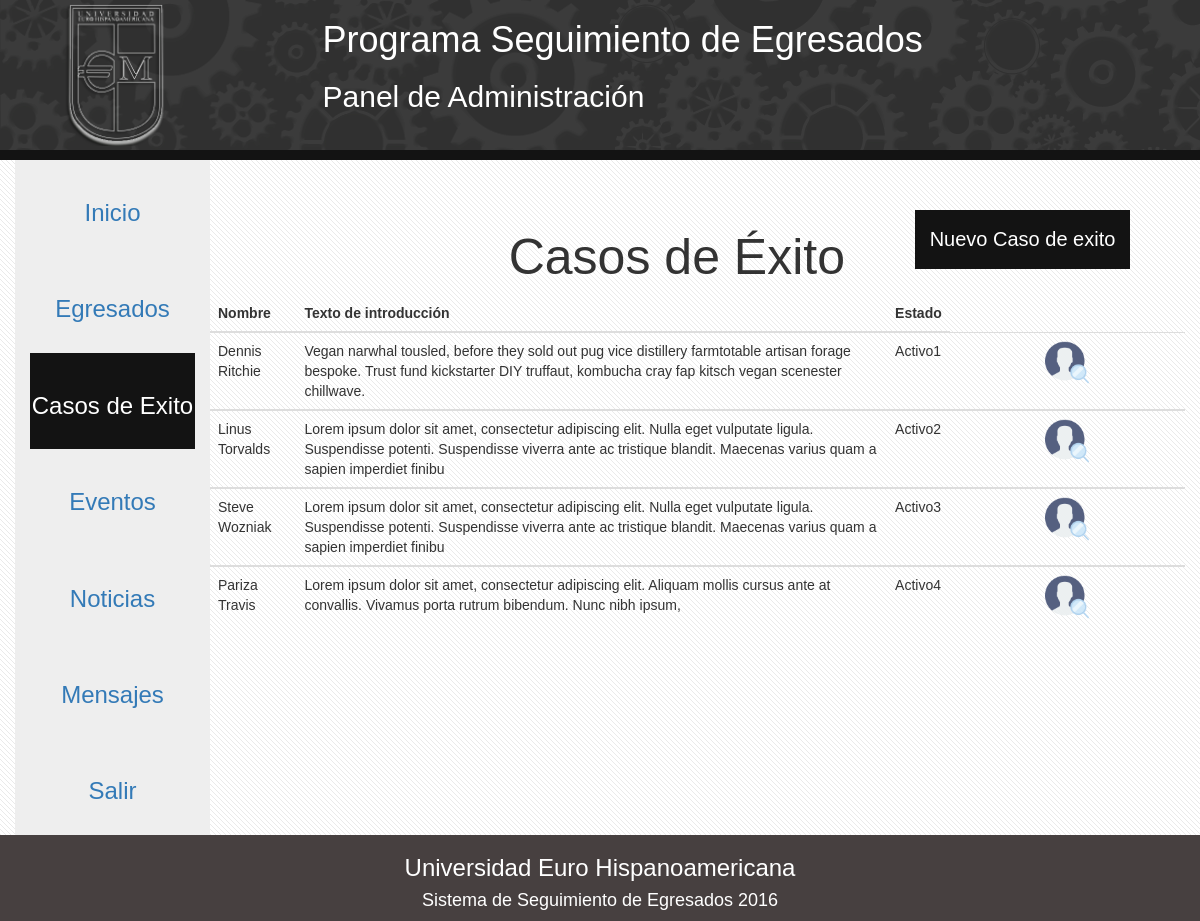
Screenshot of /admin/casosdeexito.php with the database file from the repository.
### tables this page shows
CREATE TABLE `casoexito` (
  `id_caso` int(11) NOT NULL,
  `nombre_caso` varchar(36) NOT NULL,
  `texto1` varchar(200) NOT NULL,
  `img1` text NOT NULL,
  `img2` text NOT NULL,
  `img3` text NOT NULL,
  `imgpie1` varchar(100) NOT NULL,
  `imgpie2` varchar(50) NOT NULL,
  `texto2` text NOT NULL,
  `texto3` text NOT NULL,
  `texto4` text NOT NULL,
  `texto5` text NOT NULL,
  `fecha` varchar(10) NOT NULL,
  `estado` varchar(8) NOT NULL
);

### admin/casosdeexito.php (the view, shortened to what this page needs)
<?php
include "cabecera.inc";
include "../config/config.inc";
$conexion = mysqli_connect($servidor, $usuario, $contrasena, $basededatos);
mysqli_set_charset($conexion, "utf8");
$peticion = "SELECT * FROM casoexito";
$resultado = mysqli_query($conexion, $peticion);
?>
<a href="admin.php">
							<div class="opcion">
								<h3 class="text-center">Inicio</h3>
							</div>
						</a>
						<a href="egresados.php">
							<div class="opcion">
								<h3 class="text-center">Egresados</h3>
							</div>
						</a>
						<a href="">
							<div class="opcion active">
								<h3 class="text-center">Casos de Exito</h3>
							</div>
						</a>
						<a href="eventos.php">
							<div class="opcion">
								<h3 class="text-center">Eventos</h3>
							</div>
						</a>
						<a href="noticias.php">
							<div class="opcion">
								<h3 class="text-center">Noticias</h3>
							</div>
						</a>
						<a href="mensajes.php">
							<div class="opcion">
								<h3 class="text-center">Mensajes</h3>
							</div>
						</a>
						<a href="salir.php">
							<div class="opcion">
								<h3 class="text-center">Salir</h3>
							</div>
						</a>
					</div>
					<div id="contenedor-derecho" class="col-xs-10">
						<div class="row">
							<div class="col-xs-8">
								<h1 class="text-right">Casos de Éxito</h1>
							</div>
							<div class="col-xs-4">
								<a href="casos-exito.php"><button id="nuevo-caso" class="center-block" type="button">Nuevo Caso de exito</button></a>
							</div>
								<table class="table table-hover">
								    <thead>
								      <tr>
								        <th>Nombre</th>
								        <th>Texto de introducción</th>
								        <th>Estado</th>
								      </tr>
								    </thead>
								    <?php
								    while($fila = mysqli_fetch_array($resultado)){
								    	echo"
								    <tbody>
								      <tr>
								        <td>".$fila['nombre_caso']."</td>
								        <td>".$fila['texto1']."</td>
								        <td>".$fila['estado']."</td>
								        <td><a href='detalle-caso.php?id=".$fila['id_caso']."'><img class='center-block' src='../img/user-28.png' width='20%'></a></td>
								      </tr>
								    </tbody>";
								    }
								    ?>
								  </table>
						</div>
					</div>
				</div>
			</div>
		</div>
<?php include "pie.inc"; ?>

### admin/admin.css (style rules this page uses)
body { font-family : "Trebuchet MS", Arial, Helvetica, sans-serif; background: #fff url(../img/overlay.png) repeat; }
#contenedor-izquierdo .opcion { padding-bottom: 20px; padding-top: 20px; margin-right: 0px; cursor: pointer; }
.active { background-color: #131313; color: #fff; }
#contenedor-derecho { padding-top: 50px; background: #fff url(../img/overlay.png) repeat; }
#contenedor-derecho h1 { font-size: 5rem; }
a:link { text-decoration: none; }

### admin/casosdeexito.php (style rules this page uses)
#nuevo-caso { border:none; color: #fff; background-color: #131313; padding: 15px; font-size: 2rem; }

### rows the page displays
casoexito: nombre_caso "Dennis Ritchie", texto1 "Vegan narwhal tousled, before they sold out pug vice distillery farmtotable artisan forage bespoke. Trust fund kickstarter DIY truffaut, kombucha cray fap kitsch vegan scenester chillwave.", estado "Activo1"
casoexito: nombre_caso "Linus Torvalds", texto1 "Lorem ipsum dolor sit amet, consectetur adipiscing elit. Nulla eget vulputate ligula. Suspendisse potenti. Suspendisse viverra ante ac tristique blandit. Maecenas varius quam a sapien imperdiet finibu", estado "Activo2"
casoexito: nombre_caso "Steve Wozniak", texto1 "Lorem ipsum dolor sit amet, consectetur adipiscing elit. Nulla eget vulputate ligula. Suspendisse potenti. Suspendisse viverra ante ac tristique blandit. Maecenas varius quam a sapien imperdiet finibu", estado "Activo3"
casoexito: nombre_caso "Pariza Travis", texto1 "Lorem ipsum dolor sit amet, consectetur adipiscing elit. Aliquam mollis cursus ante at convallis. Vivamus porta rutrum bibendum. Nunc nibh ipsum,", estado "Activo4"
